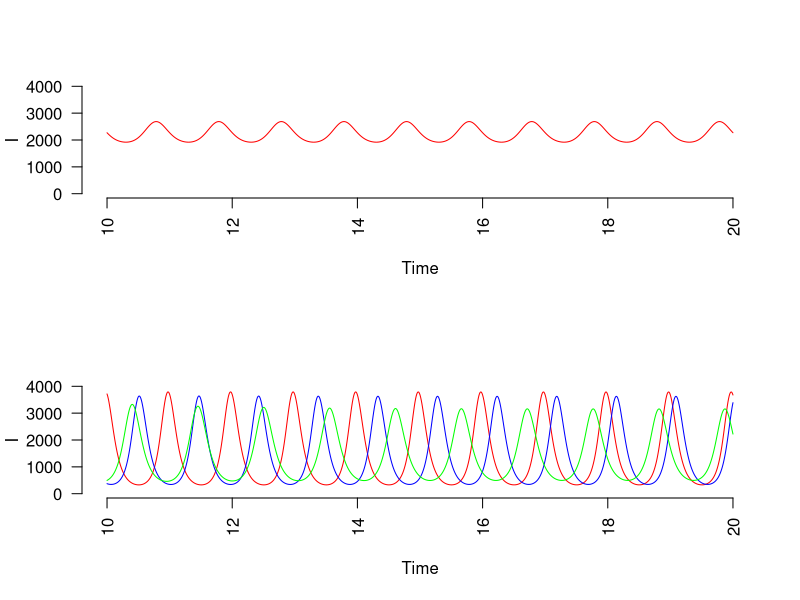

R code for this plot:
library(deSolve)

beta = function(t, b0, b1, b2) {
    b0 * (1 + b1 * cos(b2*2*pi*t) );
}

model = function(t, y, p) {
    with(as.list(c(y, p)), {
        beta_t = beta(t, b0, b1, b2)
        ds = (n-s-i)/l - beta_t*i*s/n
        di = beta_t*i*s/n - i/d
        list(c(ds, di))
    })
}

pars = c(b1 = 0.04, b2 = 1, n = 500000)
yini = c(s = 500000 - 1, i = 1)
times = seq(from = 0, to = 20, by = 0.01)

pars['b0'] = 500
pars['l']  = 4
pars['d']  = 0.02
out1 = ode (times = times, y = yini, func = model, parms = pars)

pars['b0'] = 400
pars['l']  = 8
pars['d']  = 0.025
out2 = ode (times = times, y = yini, func = model, parms = pars)

plot_fig = function(x,y) {
    plot(x, y, ylim=c(0,4000), type='l', col='red', bty='n', xlab="Time", ylab="I", las=2)
}

row_subset = 1001:2001
t = times[row_subset]
Ia = out1[row_subset,3]
Ib = out2[row_subset,3]

par(mfrow=c(2,1))
plot_fig(t,Ia)
plot_fig(t,Ib)

pars['b2'] = 1.05
out3 = ode (times = times, y = yini, func = model, parms = pars)
points(t, out3[row_subset, 3], ylim=c(0,4000), type='l', col='blue', bty='n', xlab="Time", ylab="I", las=2)

pars['b2'] = 0.95 
out4 = ode (times = times, y = yini, func = model, parms = pars)
points(t, out4[row_subset, 3], ylim=c(0,4000), type='l', col='green', bty='n', xlab="Time", ylab="I", las=2)
